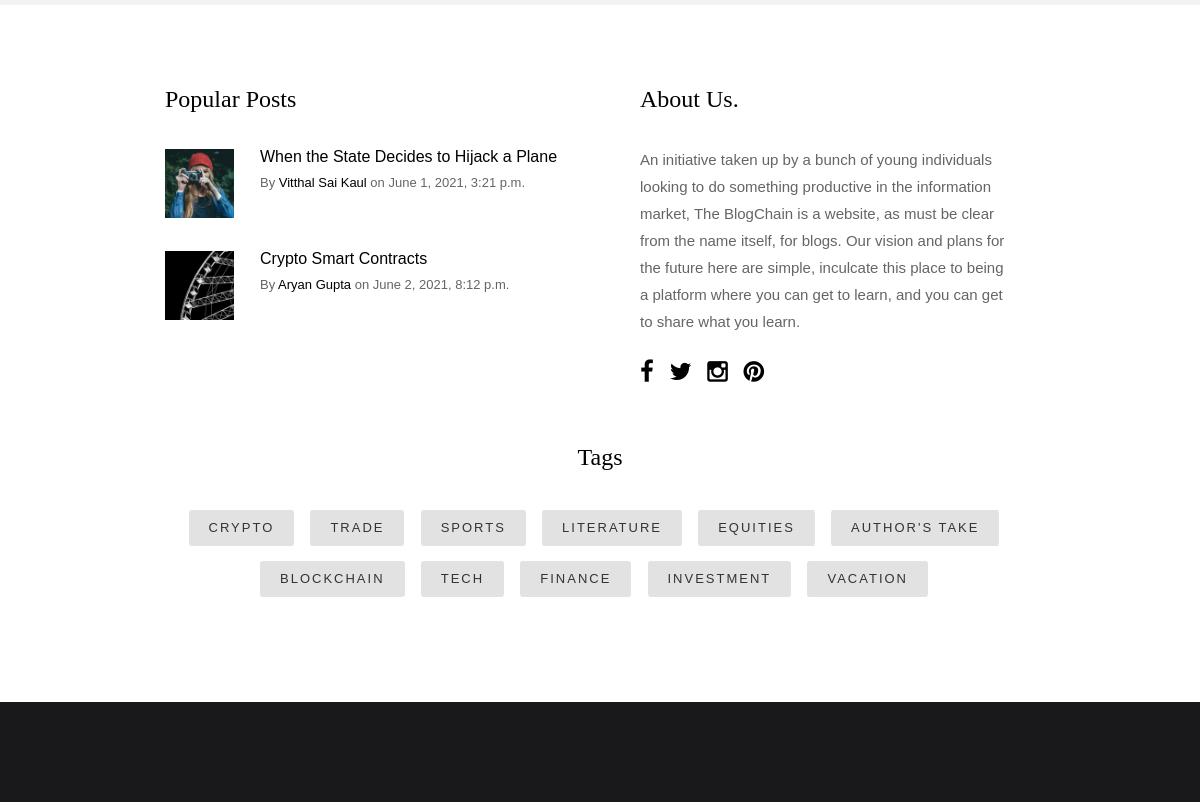
Page /about/ (middle part) on the earlier database version.
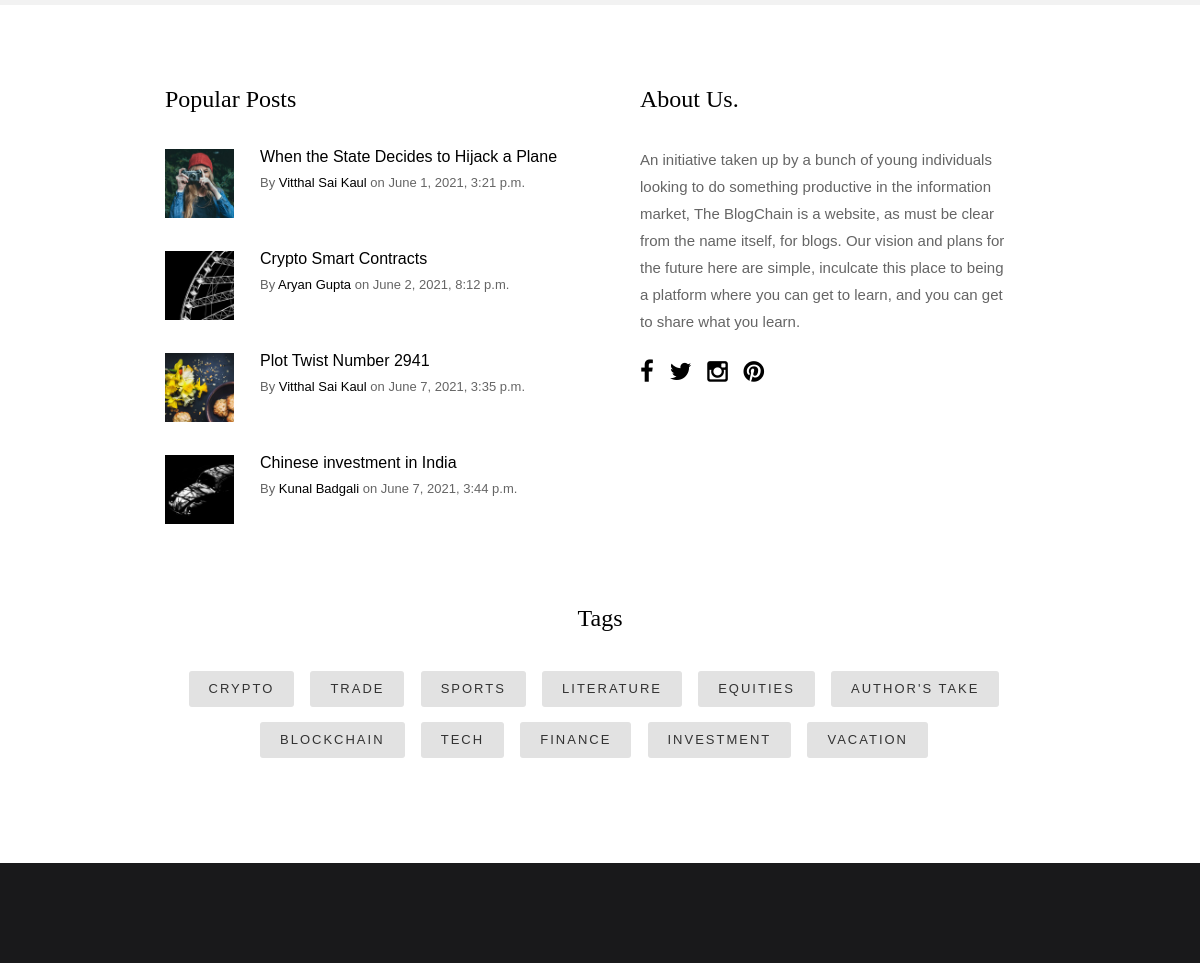
Same page on the later database version.
### blog/models.py (models this page shows, shortened)
class Post(models.Model):
	id_num = models.CharField(max_length=3, default='000')
	tag = models.CharField(max_length=100, default='tag name')
	title = models.CharField(max_length=100)
	content = models.TextField(max_length=320)
	date_posted = models.DateTimeField(default=timezone.now)
	author = models.CharField(max_length=100, default=User)

class Info(models.Model):
	name = models.CharField(max_length=100, default="SharingInc.")
	email = models.EmailField(default="sharinginc.work@gmail.com")
	website = models.CharField(max_length=200, default="https://sharinginc.github.io/SharingInc/")
	about_us = models.TextField(default="about us content.")
	phone = models.CharField(max_length=10, default="9999999999")
	address = models.CharField(max_length=400, default="address content.")

### blog/views.py (the view)
# urls.py: path('about/', blog_views.about, name='about'),
def about(request):
	return render(request, 'blog/about.html', context)

### blog/templates/blog/about.html (shortened to what this page needs)
{% load static %}
<html class="no-js" lang="en">
<head>
    <link rel="stylesheet" href="{% static 'blog/css/base.css' %}">
    <link rel="stylesheet" href="{% static 'blog/css/vendor.css' %}">
    <link rel="stylesheet" href="{% static 'blog/css/main.css' %}">
</head>
<body id="top">
    <section class="s-content s-content--narrow">
    </section>
    <section class="s-extra">
        <div class="row top">
            <div class="col-eight md-six tab-full popular">
                <h3>Popular Posts</h3>
                <div class="block-1-2 block-m-full popular__posts">
                    {% for post in posts %}
                    {% if post.id_num == '001' %}
                    <article class="col-block popular__post">
                        <a href="/audio" class="popular__thumb">
                            <img src="{% static 'blog/images/thumbs/small/wheel-150.jpg' %}" alt="">
                        </a>
                        <h5><a href="#0">{{ post.title }}</a></h5>
                        <section class="popular__meta">
                                <span class="popular__author"><span>By</span> <a href="#0">{{ post.author }}</a></span>
                            <span class="popular__date"><span>on</span> <time datetime="2017-12-19">{{ post.date_posted }}</time></span>
                        </section>
                    </article>
                    {% endif %}
                    {% if post.id_num == '002' %}
                    <article class="col-block popular__post">
                        <a href="/gallery" class="popular__thumb">
                            <img src="{% static 'blog/images/thumbs/small/shutterbug-150.jpg' %}" alt="">
                        </a>
                       <h5><a href="#0">{{ post.title }}</a></h5>
                        <section class="popular__meta">
                                <span class="popular__author"><span>By</span> <a href="#0">{{ post.author }}</a></span>
                            <span class="popular__date"><span>on</span> <time datetime="2017-12-19">{{ post.date_posted }}</time></span>
                        </section>
                    </article>
                    {% endif %}
                    {% if post.id_num == '003' %}
                    <article class="col-block popular__post">
                        <a href="/standard" class="popular__thumb">
                            <img src="{% static 'blog/images/thumbs/small/cookies-150.jpg' %}" alt="">
                        </a>
                        <h5><a href="#0">{{ post.title }}</a></h5>
                        <section class="popular__meta">
                                <span class="popular__author"><span>By</span> <a href="#0">{{ post.author }}</a></span>
                            <span class="popular__date"><span>on</span> <time datetime="2017-12-19">{{ post.date_posted }}</time></span>
                        </section>
                    </article>
                    {% endif %}
                    {% if post.id_num == '004' %}
                    <article class="col-block popular__post">
                        <a href="#0" class="popular__thumb">
                            <img src="{% static 'blog/images/thumbs/small/beetle-150.jpg' %}" alt="">
                        </a>
                        <h5><a href="/video">{{ post.title }}</a></h5>
                        <section class="popular__meta">
                                <span class="popular__author"><span>By</span> <a href="#0">{{ post.author }}</a></span>
                            <span class="popular__date"><span>on</span> <time datetime="2017-12-19">{{ post.date_posted }}</time></span>
                        </section>
                    </article>
                    {% endif %}
                    {% endfor %}
                </div>
            </div>
            <div class="col-four md-six tab-full about">
                <h3>About Us.</h3>
                <p>
                {% for info in info %}
                {{ info.about_us }}
                {% endfor %}
                </p>
                <ul class="about__social">
                    <li>
                        <a href="#0"><i class="fa fa-facebook" aria-hidden="true"></i></a>
                    </li>
                    <li>
                        <a href="#0"><i class="fa fa-twitter" aria-hidden="true"></i></a>
                    </li>
                    <li>
                        <a href="#0"><i class="fa fa-instagram" aria-hidden="true"></i></a>
                    </li>
                    <li>
                        <a href="#0"><i class="fa fa-pinterest" aria-hidden="true"></i></a>
                    </li>
                </ul>
            </div>
        </div>
        <div class="row bottom tags-wrap">
            <div class="col-full tags">
                <h3>Tags</h3>
                <div class="tagcloud">
                    <a href="#0">Crypto</a>
                    <a href="#0">Trade</a>
                    <a href="#0">Sports</a>
                    <a href="#0">Literature</a>
                    <a href="#0">Equities</a>
                    <a href="#0">Author's take</a>
                    <a href="#0">Blockchain</a>
                    <a href="#0">Tech</a>
                    <a href="#0">Finance</a>
                    <a href="#0">Investment</a>
                    <a href="#0">Vacation</a>
            </div>
        </div>
    </section>
    <footer class="s-footer">
    </footer>
</body>
</html>

### blog/static/blog/css/base.css (style rules this page uses)
html { font-family: sans-serif; line-height: 1.15; -ms-text-size-adjust: 100%; -webkit-text-size-adjust: 100%; }
body { margin: 0; }
article, aside, footer, header, nav, section { display: block; }
a { background-color: transparent; -webkit-text-decoration-skip: objects; }
img { border-style: none; }
html { font-size: 62.5%; box-sizing: border-box; }
*, *::before, *::after { box-sizing: inherit; }
body { font-weight: normal; line-height: 1; word-wrap: break-word; text-rendering: optimizeLegibility; -webkit-overflow-scrolling: touch; -webkit-text-size-adjust: none; }
body, input, button { -moz-osx-font-smoothing: grayscale; -webkit-font-smoothing: antialiased; }
img, video { max-width: 100%; height: auto; }
h1, h2, h3, h4, h5, h6 { -webkit-font-smoothing: auto; -webkit-font-smoothing: antialiased; -webkit-font-variant-ligatures: common-ligatures; -moz-font-variant-ligatures: common-ligatures; font-variant-ligatures: common-ligatures; text-rendering: optimizeLegibility; }
em, i { font-style: italic; line-height: inherit; }
ol, ul { list-style: none; }
li { display: block; }
a { text-decoration: none; line-height: inherit; }
a img { border: none; }
.row { width: 94%; max-width: 1200px; margin: 0 auto; }
.row:after { content: ""; display: table; clear: both; }
[class*="col-"] { float: left; padding: 0 20px; }
.col-four, .col-1-3 { width: 33.33333%; }
.col-eight, .col-2-3 { width: 66.66667%; }
.col-twelve, .col-full { width: 100%; }
@media only screen and (max-width: 1200px) { [class*="col-"] { padding: 0 15px; } }
@media only screen and (max-width: 1200px) { .md-six, .md-1-2 { width: 50%; } }
[class*="block-"]:after { content: ""; display: table; clear: both; }
.block-1-2 .col-block { width: 50%; }
.block-1-6 .col-block:nth-child(6n + 1), .block-1-5 .col-block:nth-child(5n + 1), .block-1-4 .col-block:nth-child(4n + 1), .block-1-3 .col-block:nth-child(3n + 1), .block-1-2 .col-block:nth-child(2n + 1) { clear: both; }
@media only screen and (max-width: 1200px) { .block-m-full .col-block { width: 100%; clear: both; } }
@media only screen and (max-width: 1200px) { [class*="block-m-"] .col-block:nth-child(n) { clear: none; } }

Differences in the rows shown:
added Post: title "Plot Twist Number 2941", author "Vitthal Sai Kaul", date_posted "June 7, 2021, 3:35 p.m."
added Post: title "Chinese investment in India", author "Kunal Badgali", date_posted "June 7, 2021, 3:44 p.m."
